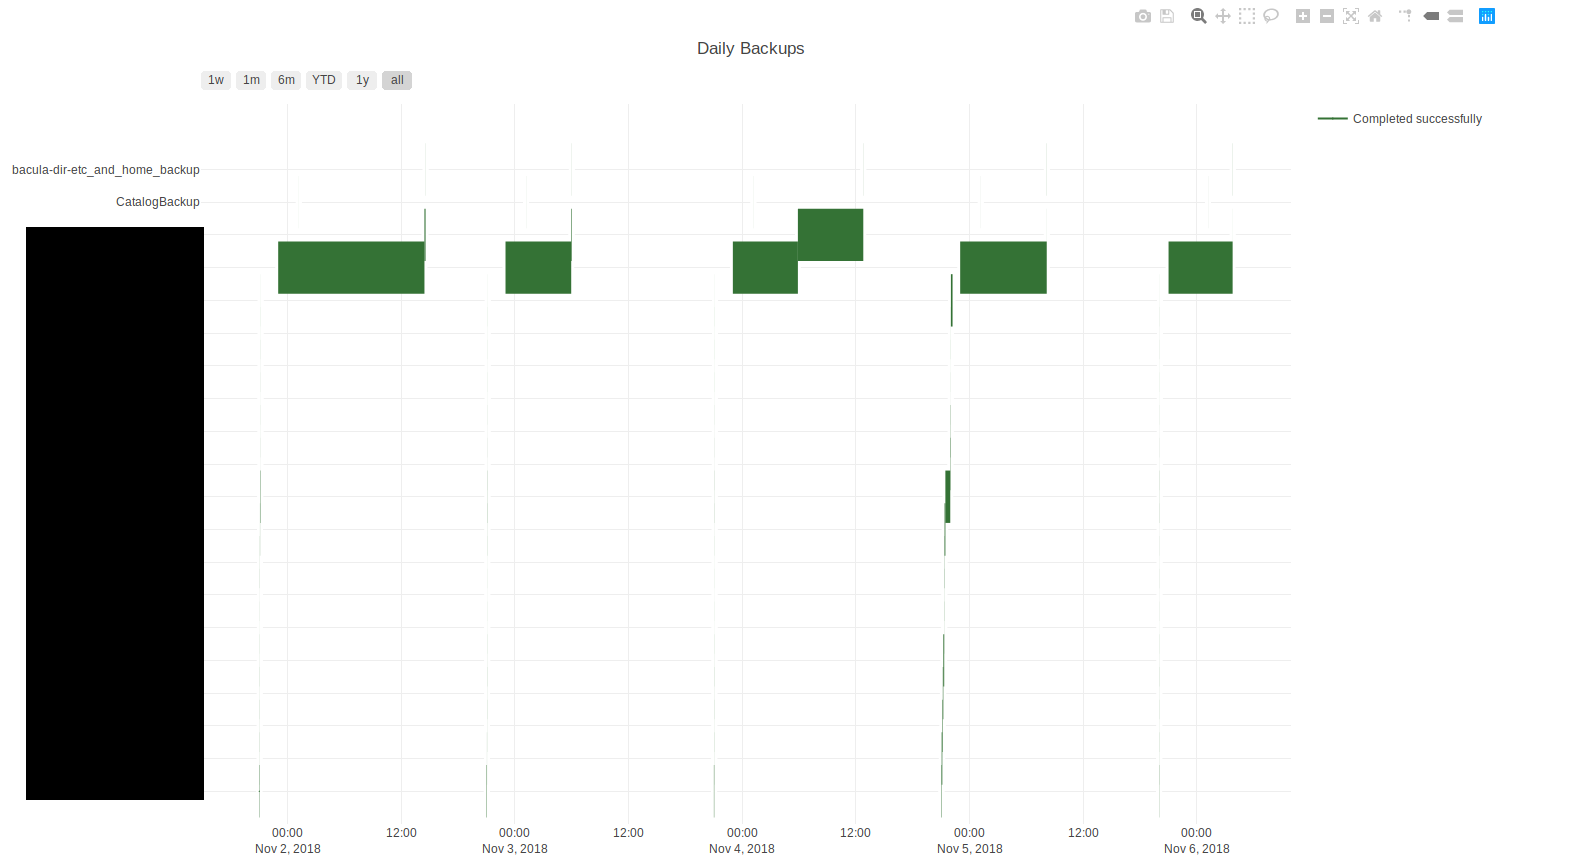

Here is the Python script that generated this plot:
import plotly as py
import plotly.figure_factory as ff
import MySQLdb
import datetime

db = MySQLdb.connect("10.10.20.28","bacula","pazzword","bacula" )

cursor = db.cursor()

cursor.execute("select Client.Name, Job.Name, StartTime, EndTime, Status.JobStatusLong, Job.Job, Job.Level from Job left join Status on Job.JobStatus=Status.JobStatus left join Client on Job.ClientId=Client.ClientId order by JobId desc limit 100")

res=cursor.fetchall()

df=[]
task_names=[]

for r in res:
	fin=""
	start=""
	if r[3] == "0000-00-00 00:00:00" or r[3] == None:
		fin = datetime.datetime.now()
	else:
		fin=r[3]

	if r[2] == "0000-00-00 00:00:00" or r[2] == None:
		start = datetime.datetime.now()
	else:
		start=r[2]


	df.append(dict(Task=r[1],Start=start,Finish=fin,Resource=r[4], text=r[1]))
	print df[len(df)-1]
	task_names.append(r[5] + " - " + r[6])


colors = {
'Canceled by user' : 'rgb( 255,255,2 )',
'Blocked' : 'rgb( 255,0,0 )',
'Created, not yet running' : 'rgb(122, 93, 124)',
'Verify found differences' : 'rgb(203,74,44 )',
'Terminated with errors' : 'rgb( 255,0,0 )',
'Waiting for Client' : 'rgb( 101,115,131 )',
'Waiting for media mount' : 'rgb(101,115,131)',
'Running' : 'rgb( 233,171, 23)',
'Waiting for Storage daemon' : 'rgb(101,115,131 )',
'Completed successfully' : 'rgb( 52,114,53 )',
'SD despooling attributes' : 'rgb( 21, 27, 84 )',
'Waiting for client resource' : 'rgb(101,115,131 )',
'Waiting on maximum jobs' : 'rgb(101,115,131 )',
'Non-fatal error' : 'rgb( 225,0,0 )',
'Fatal error' : 'rgb( 255,0,0 )',
'Doing batch insert file records' : 'rgb(21, 27, 84)',
'Waiting for job resource' : 'rgb(101,115,131 )',
'Waiting for new media' : 'rgb(101,115,131 )',
'Waiting on higher priority jobs' : 'rgb(101,115,131)',
'Waiting for storage resource' : 'rgb(101,115,131 )',
'Waiting on start time' : 'rgb(101,115,131)'
}

fig = ff.create_gantt(df, colors=colors, index_col='Resource', title='Daily Backups', show_colorbar=True, bar_width=0.8, showgrid_x=True, showgrid_y=True, height=900,width=1500, tasks=task_names, group_tasks=True)
fig['layout'].update(autosize=False, margin=dict(l=200))

i=0
for f in fig['data']:
	try:
		f.update(text=task_names[i], hoverinfo="text+x+y")
	except:
		pass
	i=i+1

py.offline.plot(fig, filename='bacula-gantt.html')
